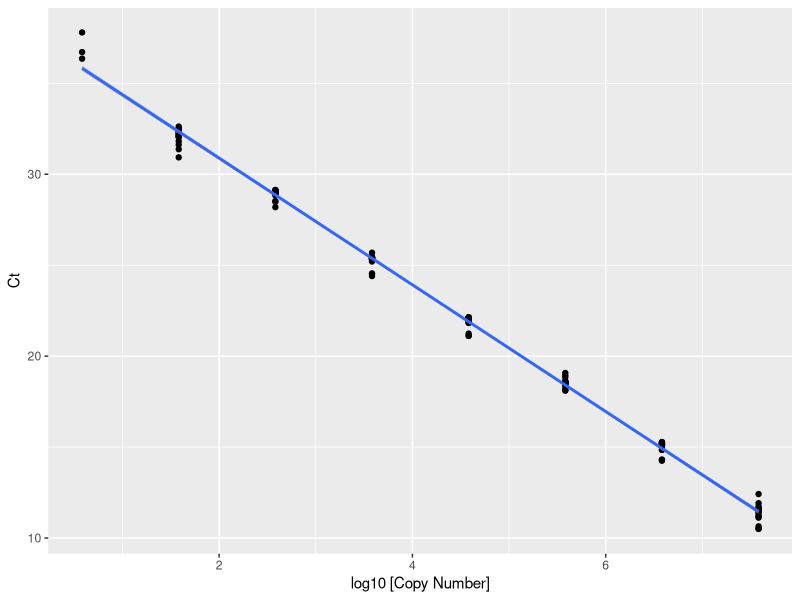

Reproduce this figure in R. (Note: this script raises an error after producing the figure.)
library("readxl")
library("ggplot2")
library("dplyr")
library("writexl")

#Change sheet name to generate data for each gene and then compile together
standard_data <- read_excel("Raw_Standards_Data.xlsx",
                            sheet = "tetM")

LOD_LOQ_data <- read_excel("Raw_LOD_LOQ_Data.xlsx",
                           sheet = "tetM")

sample_ct_values <- read_excel("Raw_Sample_Data.xlsx",
                               sheet = "tetM")

meta_data <- read_excel("Metadata.xlsx",
                        sheet = "Sheet1")

#Plotting Standard Curve
ggplot(standard_data, aes(x = `log10 [Copy Number]`, y = `Ct Value`)) +
  geom_point() +
  geom_smooth(method = "lm") +
  labs(x = "log10 [Copy Number]", y = "Ct")

#r^2 and efficiency
lm.r <- lm(`Ct Value` ~ `log10 [Copy Number]`, data = standard_data)
summary(lm.r)$r.squared

coef <- coef(lm.r)[2]
eff <- 100*((10^(-1/coef))-1)
eff

#LOD and LOQ Calcs
slope <- summary(lm.r)$coefficients[2]
y_intercept <- summary(lm.r)$coefficients[1]
LOD_ct <- LOD_LOQ_data$LOD
LOQ_ct <- LOD_LOQ_data$LOQ

#dilution factor is the result of
#2 uL of DNA per reaction out of 100 uL extracted (50x)
#1:10 dilution (10x) in soil or 1:100 dilution in manure (100x)
#0.25 g to 1 g (4x)
#30% moisutre in soil (dw) (10/7x)or manure is kept in (ww)
dilution_factor_soil <- (50*10*4*10/7)
dilution_factor_manure <- (50*100*4)

LOD_copy_num_soil <- 10^((LOD_ct - y_intercept)/slope)*dilution_factor_soil
LOQ_copy_num_soil <- 10^((LOQ_ct - y_intercept)/slope)*dilution_factor_soil
AVG_LOD_LOQ_copy_num_soil <- (LOD_copy_num_soil + LOQ_copy_num_soil)/2

LOD_copy_num_manure <- 10^((LOD_ct - y_intercept)/slope)*dilution_factor_manure
LOQ_copy_num_manure <- 10^((LOQ_ct - y_intercept)/slope)*dilution_factor_manure
AVG_LOD_LOQ_copy_num_manure <- (LOD_copy_num_manure + LOQ_copy_num_manure)/2

#Calculating Copy Numbers of Samples
#All Manure samples are above LOQ, so there is no need to censor them
sample_copy_num <- sample_ct_values %>% group_by(Sample) %>%
  summarise(AVG_Ct = mean(Cq), .groups = "drop") %>%
  merge(., meta_data, by = "Sample")

sample_copy_num1 <- sample_copy_num %>% 
  mutate(Copy_Num = 10^((sample_copy_num$AVG_Ct - y_intercept)/slope)*sample_copy_num$Dil_factor)

sample_copy_num2 <- sample_copy_num1 %>%
  mutate(Copy_Num = case_when(Copy_Num < LOQ_copy_num_soil & Copy_Num > LOD_copy_num_soil ~ LOQ_copy_num_soil,
                              Copy_Num < LOD_copy_num_soil ~ AVG_LOD_LOQ_copy_num_soil,
                              is.na(Copy_Num) ~ LOD_copy_num_soil,
                              TRUE ~ Copy_Num))

write_xlsx(sample_copy_num2, "/tetM_Copy_Num.xlsx")

